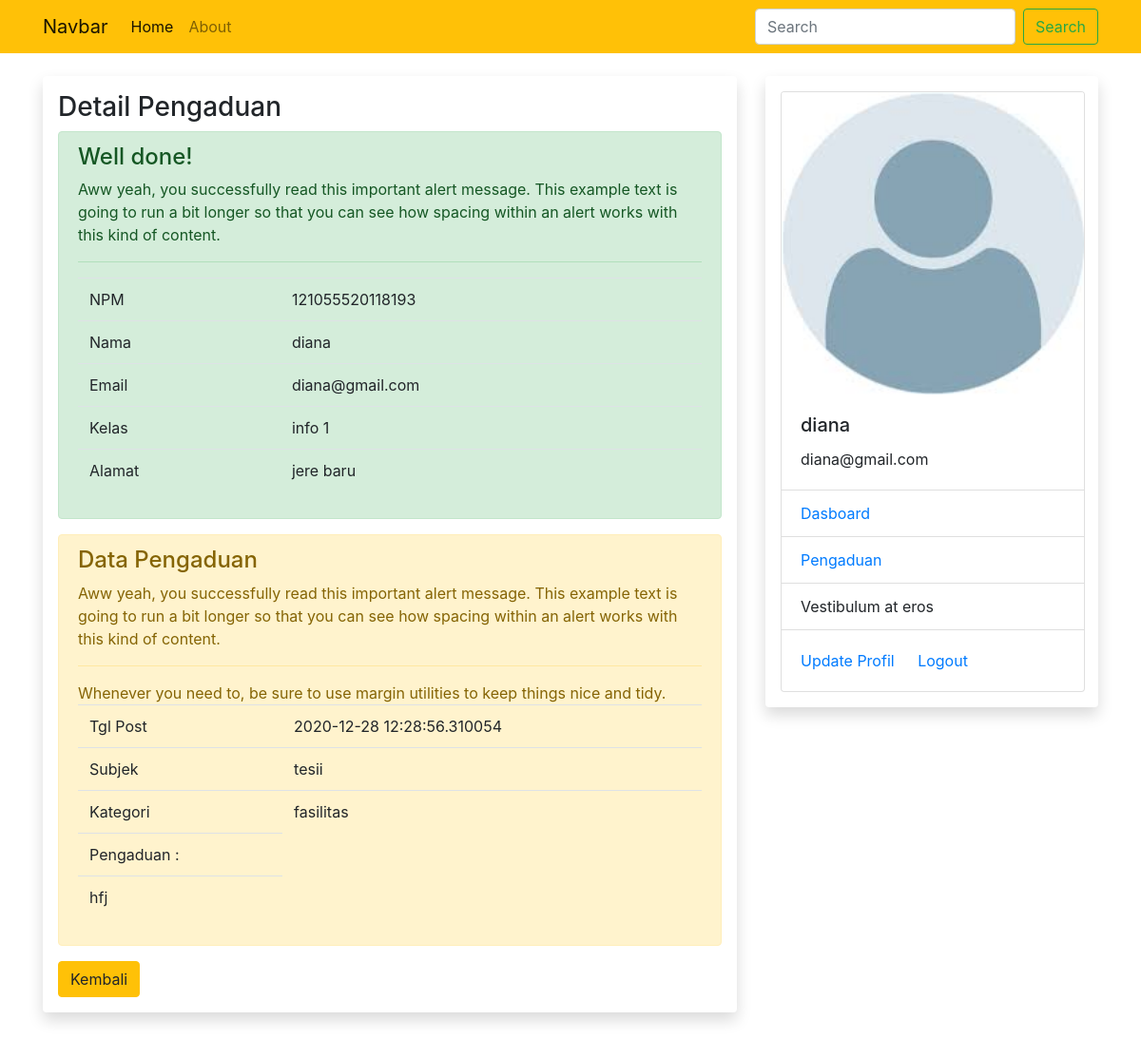
The page /pengaduan/3/detail (signed in) on the database its author committed.
### sim/models.py (models this page shows, shortened)
class Tmahasiswa(db.Model, UserMixin): #tambahka
    id= db.Column(db.Integer, primary_key=True)
    npm = db.Column(db.String(15), unique=True, nullable=False)
    nama = db.Column(db.String(100), nullable=False)
    email = db.Column(db.String(120), unique=True, nullable=False)
    password = db.Column(db.String(80), nullable=False)
    kelas = db.Column(db.String(20), nullable=False)
    alamat = db.Column(db.String(100), nullable=False)
    foto = db.Column(db.String(30), nullable=False, default='default.jpg')
    pengaduans = db.relationship('Tpengaduan', backref='mahasiswa',lazy=True)

class Tpengaduan(db.Model):
    id= db.Column(db.Integer, primary_key=True)
    subjek = db.Column(db.String(100), nullable=False)
    kategori = db.Column(db.String(50), nullable=False)
    detail_pengaduan = db.Column(db.String(300), nullable=False)
    tgl_post = db.Column(db.DateTime, nullable=False, default=datetime.utcnow)
    mahasiswa_id = db.Column(db.Integer, db.ForeignKey('tmahasiswa.id'))

### sim/mahasiswa/routes.py (the view)
@rmahasiswa.route("/pengaduan/<int:ed_id>/detail", methods=['GET','POST'])
@login_required
def detail_pengaduan(ed_id):
    dt_pengaduan=Tpengaduan.query.get_or_404(ed_id)
    return render_template('detail_pengaduan.html', dt_pengaduan=dt_pengaduan)

### sim/models.py (called while the page is built)
@login_manager.user_loader
def user_loader(mahasiswa_id):
    return Tmahasiswa.query.get(int(mahasiswa_id))

### sim/templates/detail_pengaduan.html
{% extends "base.html" %}
{% block konten %}
<h3>Detail Pengaduan</h3>
<div class="alert alert-success" role="alert">
    <h4 class="alert-heading">Well done!</h4>
    <p>Aww yeah, you successfully read this important alert message. This example text is going to run a bit longer so that you can see how spacing within an alert works with this kind of content.</p>
    <hr>
    <table class="table table-hover">
        <tr>
            <td>NPM</td>
            <td>{{dt_pengaduan.mahasiswa.npm}}</td>
        </tr>
        <tr>
            <td>Nama</td>
            <td>{{dt_pengaduan.mahasiswa.nama}}</td>
        </tr>
        <tr>
            <td>Email</td>
            <td>{{dt_pengaduan.mahasiswa.email}}</td>
        </tr>
        <tr>
            <td>Kelas</td>
            <td>{{dt_pengaduan.mahasiswa.kelas}}</td>
        </tr>
        <tr>
            <td>Alamat</td>
            <td>{{dt_pengaduan.mahasiswa.alamat}}</td>
        </tr>
    </table>
</div>
    <div class="alert alert-warning" role="alert">
        <h4 class="alert-heading">Data Pengaduan</h4>
        <p>Aww yeah, you successfully read this important alert message. This example text is going to run a bit longer so that you can see how spacing within an alert works with this kind of content.</p>
        <hr>
        <p class="mb-0">Whenever you need to, be sure to use margin utilities to keep things nice and tidy.</p>
        <table class="table table-hover">
        <tr>
            <td>Tgl Post</td>
            <td>{{dt_pengaduan.tgl_post}}</td>
        </tr>
        <tr>
            <td>Subjek</td>
            <td>{{dt_pengaduan.subjek}}</td>
        </tr>
        <tr>
            <td>Kategori</td>
            <td>{{dt_pengaduan.kategori}}</td>
        </tr>
        <tr>
            <td>Pengaduan :</td>
        </tr>
        <tr>
            <td>{{dt_pengaduan.detail_pengaduan}}</td>
        </tr>
        </table>
    </div>
<a class="btn btn-warning" href="{{url_for('rmahasiswa.pengaduan')}}">Kembali</a>
{% endblock%}

### sim/templates/base.html (shortened to what this page needs)
<html>
    <head>
        <link rel="stylesheet" href="{{ url_for ('static', filename='css/bootstrap.min.css')}}">
        <link rel="stylesheet" type="text/css" href="{{ url_for ('static', filename='css/style.css')}}">
    </head>
    <body>
        <nav class="navbar navbar-expand-lg navbar-light bg-warning">
        <div class="container">
            <a class="navbar-brand" href="#"> Navbar</a>
            <div class="collapse navbar-collapse" id="navbarSupportedContent">
              <ul class="navbar-nav mr-auto">
                <li class="nav-item active">
                  <a class="nav-link" href="{{url_for('rmahasiswa.home')}}">Home <span class="sr-only">(current)</span></a>
                </li>
                <li class="nav-item">
                  <a class="nav-link" href="{{url_for('rmahasiswa.about')}}">About</a>
                </li>
                </ul>
              <form class="form-inline my-2 my-lg-0">
                <input class="form-control mr-sm-2" type="search" placeholder="Search" aria-label="Search">
                <button class="btn btn-outline-success my-2 my-sm-0" type="submit">Search</button>
              </form>
            </div>
            </div>
          </nav>
        <div class="container mt-4">
        <div class="row">
            <div class="col-md-8">
                <div class="shadow p-3 mb-5 bg-white rounded">
            {% block konten %}
            {% endblock%}
            </div>
        </div>
            <div class="col-md-4">
                <div class="shadow p-3 mb-5 bg-white rounded">
                 {% if current_user.is_authenticated %}
                 <div class="card" style="width: 20rem;">
                  <img src="{{url_for('static', filename='foto/' + current_user.foto)}}" class="card-img-top" alt="...">
                  <div class="card-body">
                    <h5 class="card-title">{{current_user.nama}}</h5>
                    <p class="card-text">{{current_user.email}}</p>
                  </div>
                  <ul class="list-group list-group-flush">
                    <li class="list-group-item"> <a href="{{url_for('rmahasiswa.akunmahasiswa')}}">Dasboard</a>
</li>
                    <li class="list-group-item"><a href="{{url_for('rmahasiswa.pengaduan')}}">Pengaduan</a></li>
                    <li class="list-group-item">Vestibulum at eros</li>
                  </ul>
                  <div class="card-body">
                    <a href="{{url_for('rmahasiswa.edit_mahasiswa')}}" class="card-link">Update Profil</a>
                    <a href="{{url_for('rmahasiswa.logout_mahasiswa')}}" class="card-link">Logout</a>
                  </div>
                </div>
                 {% else %}
                <li>Data Mahasiswa</li>
                <li>Data Dosen</li>
                {% endif %}
            </div>
            </div>
        </div>
    </div>
    </body>
</html>

### rows shown on the page
Tmahasiswa: mahasiswa.npm "121055520118193", mahasiswa.nama "diana", mahasiswa.email "diana@gmail.com", mahasiswa.kelas "info 1", mahasiswa.alamat "jere baru", foto (placeholder picture), nama "diana", email "diana@gmail.com"
Tpengaduan: tgl_post "2020-12-28 12:28:56.310054", subjek "tesii", kategori "fasilitas", detail_pengaduan "hfj"
